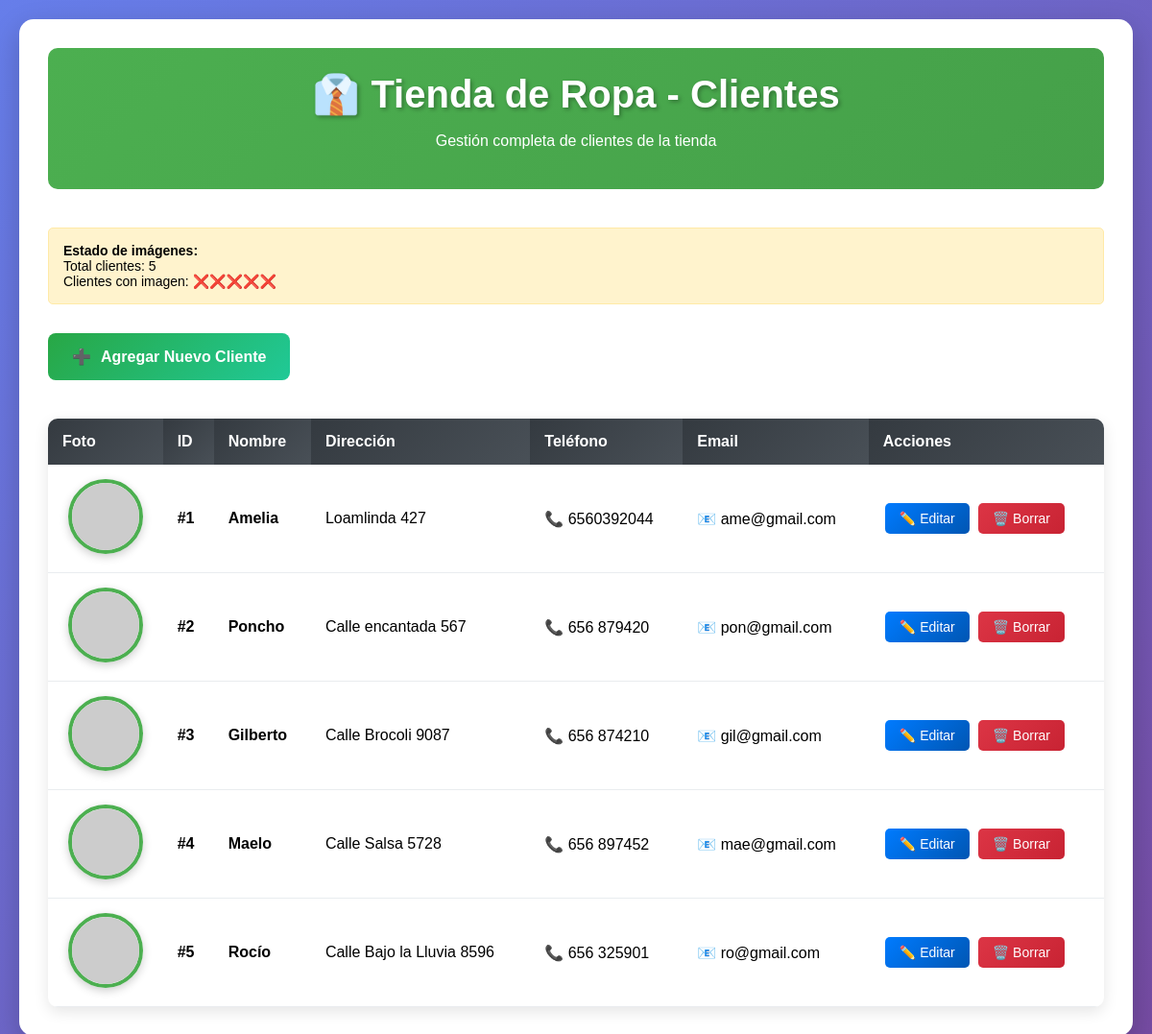
Before: / with the older database file.
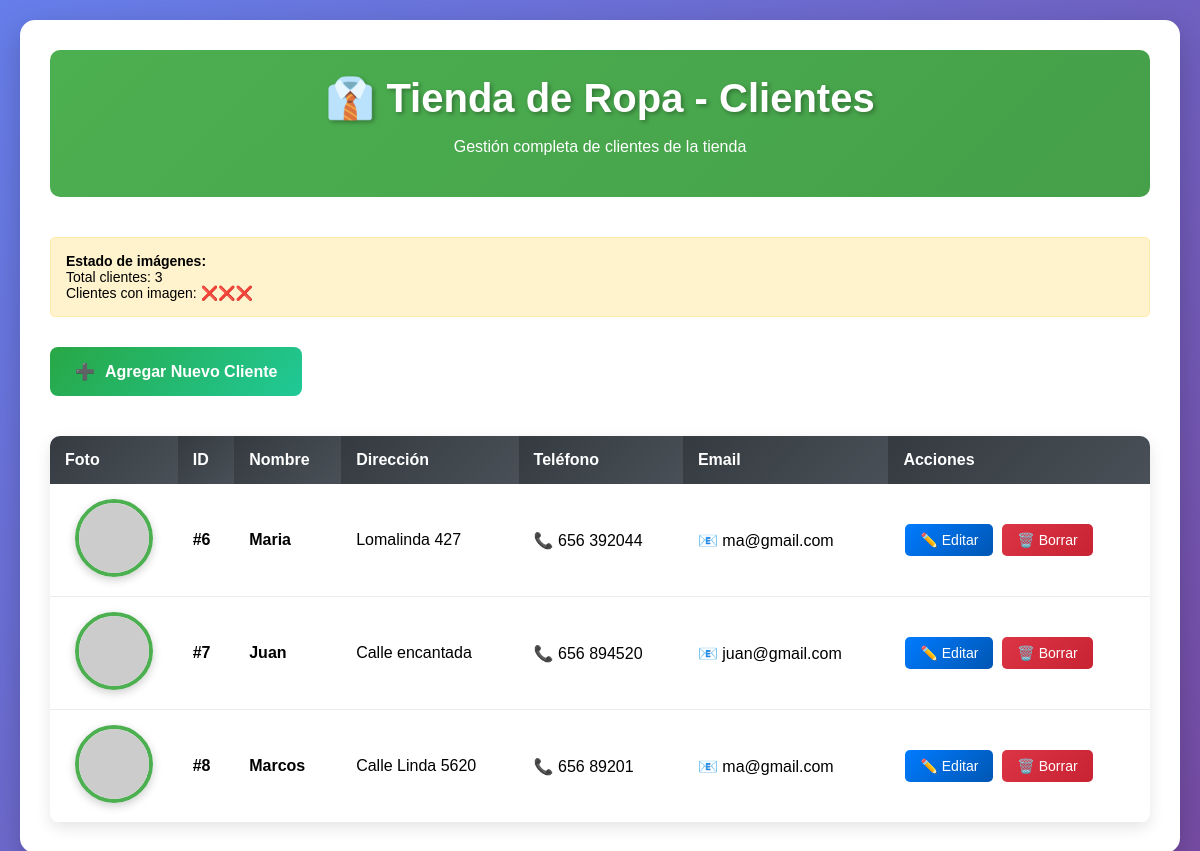
After: the same page with the newer database file.
### app_cliente/models.py (models this page shows, shortened)
class Cliente(models.Model):
    id_cliente = models.AutoField(primary_key=True)
    nombre = models.CharField(max_length=50)
    direccion = models.TextField(max_length=200, blank=True, null=True)
    telefono = models.CharField(max_length=10)
    email = models.EmailField(max_length=100, blank=True, null=True)
    imagen = models.ImageField(upload_to='clientes/', blank=True, null=True, verbose_name='Foto del Cliente')

### app_cliente/views.py (the view)
# urls.py: path('', views.index, name='inicio'),
def index(request):
    clientes = Cliente.objects.all()
    return render(request, 'app_cliente/listar_cliente.html', {'clientes': clientes})

### app_cliente/templates/app_cliente/listar_cliente.html (shortened to what this page needs)
<!DOCTYPE html>
<html lang="es">
<head>
</head>
<body>
    <div class="container">
        <div class="header">
            <h1>👔 Tienda de Ropa - Clientes</h1>
            <p>Gestión completa de clientes de la tienda</p>
        </div>
        <div class="debug-info">
            <strong>Estado de imágenes:</strong><br>
            Total clientes: {{ clientes|length }}<br>
            Clientes con imagen: {% for c in clientes %}{% if c.imagen %}✅{% else %}❌{% endif %}{% endfor %}
        </div>
        <a href="{% url 'agregar_cliente' %}" class="agregar-btn">
            <span>➕</span> Agregar Nuevo Cliente
        </a>
        {% if clientes %}
        <table>
            <thead>
                <tr>
                    <th>Foto</th>
                    <th>ID</th>
                    <th>Nombre</th>
                    <th>Dirección</th>
                    <th>Teléfono</th>
                    <th>Email</th>
                    <th>Acciones</th>
                </tr>
            </thead>
            <tbody>
                {% for cliente in clientes %}
                <tr>
                    <td style="text-align: center;">
                        {% if cliente.imagen %}
                            <img src="{{ cliente.imagen.url }}" alt="{{ cliente.nombre }}" class="imagen-cliente"
                                onerror="this.src='https://i.pravatar.cc/70?img={{ forloop.counter|add:30 }}'">
                        {% else %}
                            <img src="https://i.pravatar.cc/70?img={{ forloop.counter|add:30 }}" alt="{{ cliente.nombre }}" class="imagen-cliente">
                        {% endif %}
                    </td>
                    <td><strong>#{{ cliente.id_cliente }}</strong></td>
                    <td><strong>{{ cliente.nombre }}</strong></td>
                    <td>{{ cliente.direccion|default:"-" }}</td>
                    <td>📞 {{ cliente.telefono }}</td>
                    <td>📧 {{ cliente.email|default:"-" }}</td>
                    <td>
                        <div class="acciones">
                            <a href="{% url 'editar_cliente' cliente.id_cliente %}" class="btn editar">✏️ Editar</a>
                            <a href="{% url 'borrar_cliente' cliente.id_cliente %}" class="btn borrar">🗑️ Borrar</a>
                        </div>
                    </td>
                </tr>
                {% endfor %}
            </tbody>
        </table>
        {% else %}
        <div style="text-align: center; padding: 50px; color: #6c757d;">
            <h2>📝 No hay clientes registrados</h2>
            <p>Comienza agregando tu primer cliente</p>
        </div>
        {% endif %}
    </div>
</body>
</html>

### app_cliente/templates/app_cliente/listar_cliente.html (style rules this page uses)
body { font-family: 'Arial', sans-serif; margin: 0; padding: 20px; background: linear-gradient(135deg, #667eea 0%, #764ba2 100%); min-height: 100vh; }
.container { max-width: 1300px; margin: 0 auto; background: white; padding: 30px; border-radius: 15px; box-shadow: 0 10px 30px rgba(0,0,0,0.2); }
.header { text-align: center; margin-bottom: 40px; background: linear-gradient(135deg, #4CAF50, #45a049); padding: 25px; border-radius: 10px; color: white; }
.header h1 { margin: 0; font-size: 2.5em; text-shadow: 2px 2px 4px rgba(0,0,0,0.3); }
.agregar-btn { background: linear-gradient(135deg, #28A745, #20c997); display: inline-flex; align-items: center; gap: 10px; margin: 20px 0; padding: 15px 25px; color: white; text-decoration: none; border-radius: 8px; font-weight: bold; font-size: 16px; transition: transform 0.3s; }
table { width: 100%; border-collapse: collapse; margin-top: 20px; background: white; border-radius: 10px; overflow: hidden; box-shadow: 0 5px 15px rgba(0,0,0,0.1); }
th { background: linear-gradient(135deg, #343a40, #495057); color: white; padding: 15px; text-align: left; font-weight: bold; }
td { padding: 15px; border-bottom: 1px solid #e9ecef; }
.btn { padding: 8px 15px; text-decoration: none; color: white; border-radius: 5px; border: none; cursor: pointer; font-size: 14px; margin: 2px; transition: all 0.3s; }
.editar { background: linear-gradient(135deg, #007BFF, #0056b3); }
.borrar { background: linear-gradient(135deg, #DC3545, #c82333); }
.imagen-cliente { width: 70px; height: 70px; border-radius: 50%; object-fit: cover; border: 4px solid #4CAF50; box-shadow: 0 3px 10px rgba(0,0,0,0.2); transition: transform 0.3s; }
.acciones { display: flex; gap: 5px; }
.debug-info { background: #fff3cd; border: 1px solid #ffeaa7; padding: 15px; margin: 10px 0; border-radius: 5px; font-size: 14px; }

Changed rows visible on the page:
removed Cliente: id_cliente "1", nombre "Amelia", direccion "Loamlinda 427", telefono "6560392044", email "ame@gmail.com"
removed Cliente: id_cliente "2", nombre "Poncho", direccion "Calle encantada 567", telefono "656 879420", email "pon@gmail.com"
removed Cliente: id_cliente "3", nombre "Gilberto", direccion "Calle Brocoli 9087", telefono "656 874210", email "gil@gmail.com"
removed Cliente: id_cliente "4", nombre "Maelo", direccion "Calle Salsa 5728", telefono "656 897452", email "mae@gmail.com"
removed Cliente: id_cliente "5", nombre "Rocío", direccion "Calle Bajo la Lluvia 8596", telefono "656 325901", email "ro@gmail.com"
added Cliente: id_cliente "6", nombre "Maria", direccion "Lomalinda 427", telefono "656 392044", email "ma@gmail.com"
added Cliente: id_cliente "7", nombre "Juan", direccion "Calle encantada", telefono "656 894520", email "juan@gmail.com"
added Cliente: id_cliente "8", nombre "Marcos", direccion "Calle Linda 5620", telefono "656 89201", email "ma@gmail.com"
Other visible differences:
{{ clientes|length }}: "5" → "3"
